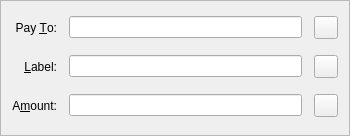
<?xml version="1.0" encoding="UTF-8"?>
<ui version="4.0">
 <class>SendCoinsEntry</class>
 <widget class="QFrame" name="SendCoinsEntry">
  <property name="geometry">
   <rect>
    <x>0</x>
    <y>0</y>
    <width>350</width>
    <height>136</height>
   </rect>
  </property>
  <property name="windowTitle">
   <string>Form</string>
  </property>
  <property name="frameShape">
   <enum>QFrame::StyledPanel</enum>
  </property>
  <property name="frameShadow">
   <enum>QFrame::Sunken</enum>
  </property>
  <layout class="QGridLayout" name="gridLayout">
   <property name="spacing">
    <number>12</number>
   </property>
   <item row="3" column="0">
    <widget class="QLabel" name="label_2">
     <property name="text">
      <string>Pay &amp;To:</string>
     </property>
     <property name="alignment">
      <set>Qt::AlignRight|Qt::AlignTrailing|Qt::AlignVCenter</set>
     </property>
     <property name="buddy">
      <cstring>payTo</cstring>
     </property>
    </widget>
   </item>
   <item row="8" column="0">
    <widget class="QLabel" name="label">
     <property name="text">
      <string>A&amp;mount:</string>
     </property>
     <property name="alignment">
      <set>Qt::AlignRight|Qt::AlignTrailing|Qt::AlignVCenter</set>
     </property>
     <property name="buddy">
      <cstring>payAmount</cstring>
     </property>
    </widget>
   </item>
   <item row="5" column="0">
    <widget class="QLabel" name="label_4">
     <property name="text">
      <string>&amp;Label:</string>
     </property>
     <property name="alignment">
      <set>Qt::AlignRight|Qt::AlignTrailing|Qt::AlignVCenter</set>
     </property>
     <property name="buddy">
      <cstring>addAsLabel</cstring>
     </property>
    </widget>
   </item>
   <item row="5" column="1">
    <layout class="QHBoxLayout" name="horizontalLayout_2">
     <item>
      <widget class="QValidatedLineEdit" name="addAsLabel">
       <property name="toolTip">
        <string>Enter a label for this address to add it to your address book</string>
       </property>
      </widget>
     </item>
     <item>
      <widget class="QToolButton" name="addressBookButton">
       <property name="toolTip">
        <string>Choose address from address book</string>
       </property>
       <property name="text">
        <string/>
       </property>
       <property name="icon">
        <iconset resource="../bitcoin.qrc">
         <normaloff>:/icons/address-book</normaloff>:/icons/address-book</iconset>
       </property>
       <property name="shortcut">
        <string>Alt+A</string>
       </property>
      </widget>
     </item>
    </layout>
   </item>
   <item row="8" column="1">
    <layout class="QHBoxLayout" name="horizontalLayout">
     <item>
      <widget class="BitcoinAmountField" name="payAmount">
       <zorder>deleteButton</zorder>
       <zorder>deleteButton</zorder>
       <zorder>deleteButton</zorder>
       <zorder>deleteButton</zorder>
       <zorder>deleteButton</zorder>
      </widget>
     </item>
     <item>
      <widget class="QToolButton" name="deleteButton">
       <property name="toolTip">
        <string>Remove this recipient</string>
       </property>
       <property name="text">
        <string/>
       </property>
       <property name="icon">
        <iconset resource="../bitcoin.qrc">
         <normaloff>:/icons/remove</normaloff>:/icons/remove</iconset>
       </property>
      </widget>
     </item>
    </layout>
   </item>
   <item row="3" column="1">
    <layout class="QHBoxLayout" name="payToLayout">
     <item>
      <widget class="QValidatedLineEdit" name="payTo">
       <property name="toolTip">
        <string>The address to send the payment to (e.g. LoanOrLeaseZ_Address_Here_QsAqFckyf9pRHN)</string>
       </property>
       <property name="maxLength">
        <number>80</number>
       </property>
      </widget>
     </item>
     <item>
      <widget class="QToolButton" name="pasteButton">
       <property name="toolTip">
        <string>Paste address from clipboard</string>
       </property>
       <property name="text">
        <string/>
       </property>
       <property name="icon">
        <iconset resource="../bitcoin.qrc">
         <normaloff>:/icons/editpaste</normaloff>:/icons/editpaste</iconset>
       </property>
       <property name="shortcut">
        <string>Alt+P</string>
       </property>
      </widget>
     </item>
    </layout>
   </item>
  </layout>
 </widget>
 <customwidgets>
  <customwidget>
   <class>QValidatedLineEdit</class>
   <extends>QLineEdit</extends>
   <header>qvalidatedlineedit.h</header>
  </customwidget>
  <customwidget>
   <class>BitcoinAmountField</class>
   <extends>QLineEdit</extends>
   <header>bitcoinamountfield.h</header>
   <container>1</container>
  </customwidget>
 </customwidgets>
 <resources>
  <include location="../bitcoin.qrc"/>
 </resources>
 <connections/>
</ui>
